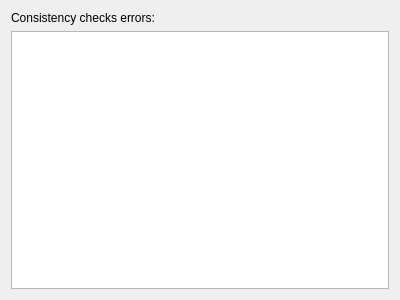
<?xml version="1.0" encoding="UTF-8"?>
<ui version="4.0">
 <class>errorsUI</class>
 <widget class="QDialog" name="errorsUI">
  <property name="geometry">
   <rect>
    <x>0</x>
    <y>0</y>
    <width>400</width>
    <height>300</height>
   </rect>
  </property>
  <property name="windowTitle">
   <string>Dialog</string>
  </property>
  <layout class="QGridLayout" name="gridLayout">
   <item row="0" column="0">
    <layout class="QVBoxLayout" name="verticalLayout">
     <item>
      <widget class="QLabel" name="label">
       <property name="text">
        <string>Consistency checks errors:</string>
       </property>
      </widget>
     </item>
     <item>
      <widget class="QListWidget" name="listWidget"/>
     </item>
    </layout>
   </item>
  </layout>
 </widget>
 <resources/>
 <connections/>
</ui>
